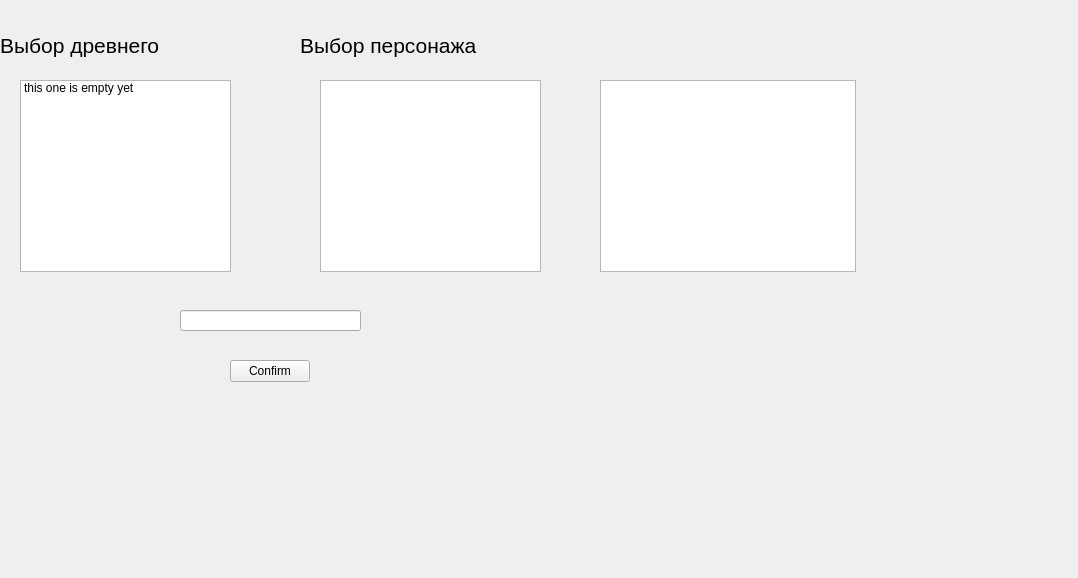
<?xml version="1.0" encoding="UTF-8"?>
<ui version="4.0">
 <class>pickmenu</class>
 <widget class="QWidget" name="pickmenu">
  <property name="geometry">
   <rect>
    <x>0</x>
    <y>0</y>
    <width>1078</width>
    <height>578</height>
   </rect>
  </property>
  <property name="windowTitle">
   <string>Form</string>
  </property>
  <widget class="QLabel" name="l_boss">
   <property name="geometry">
    <rect>
     <x>0</x>
     <y>20</y>
     <width>251</width>
     <height>51</height>
    </rect>
   </property>
   <property name="font">
    <font>
     <pointsize>16</pointsize>
    </font>
   </property>
   <property name="text">
    <string>Выбор древнего</string>
   </property>
  </widget>
  <widget class="QLabel" name="l_chara">
   <property name="geometry">
    <rect>
     <x>300</x>
     <y>20</y>
     <width>271</width>
     <height>51</height>
    </rect>
   </property>
   <property name="font">
    <font>
     <pointsize>16</pointsize>
    </font>
   </property>
   <property name="text">
    <string>Выбор персонажа</string>
   </property>
  </widget>
  <widget class="QListWidget" name="list_boss">
   <property name="geometry">
    <rect>
     <x>20</x>
     <y>80</y>
     <width>211</width>
     <height>192</height>
    </rect>
   </property>
   <item>
    <property name="text">
     <string>this one is empty yet</string>
    </property>
   </item>
  </widget>
  <widget class="QListWidget" name="list_chara">
   <property name="geometry">
    <rect>
     <x>320</x>
     <y>80</y>
     <width>221</width>
     <height>192</height>
    </rect>
   </property>
  </widget>
  <widget class="QPushButton" name="confirm">
   <property name="geometry">
    <rect>
     <x>230</x>
     <y>360</y>
     <width>80</width>
     <height>22</height>
    </rect>
   </property>
   <property name="text">
    <string>Confirm</string>
   </property>
  </widget>
  <widget class="QListWidget" name="info_chara">
   <property name="geometry">
    <rect>
     <x>600</x>
     <y>80</y>
     <width>256</width>
     <height>192</height>
    </rect>
   </property>
  </widget>
  <widget class="QLineEdit" name="nickname_input">
   <property name="geometry">
    <rect>
     <x>180</x>
     <y>310</y>
     <width>181</width>
     <height>21</height>
    </rect>
   </property>
  </widget>
 </widget>
 <resources/>
 <connections/>
</ui>
